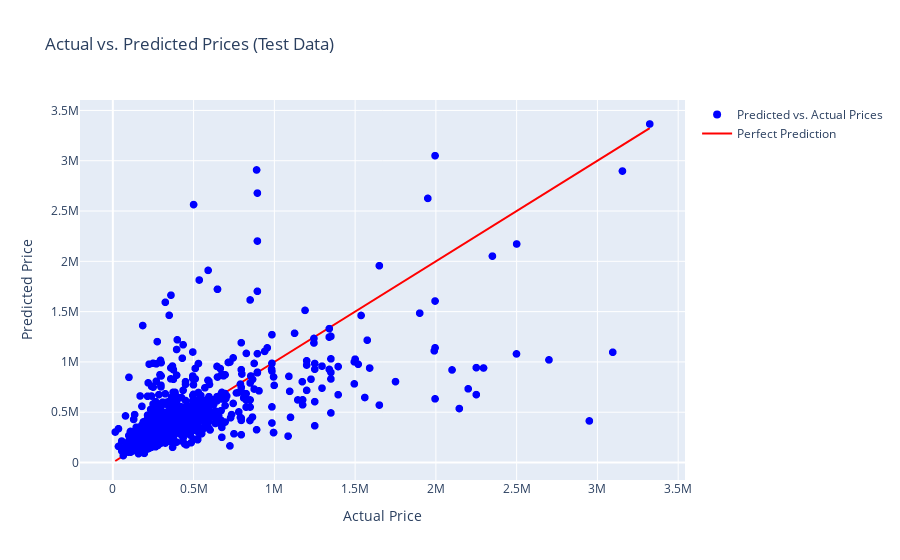
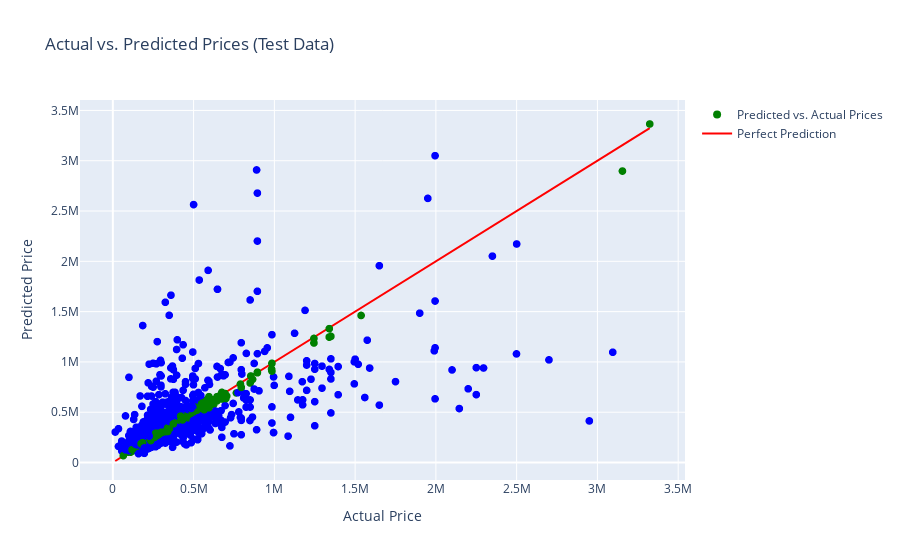

The code cell stored with these charts, in order, in its notebook:
### Markdown cell above
### 5. Try a non-linear model: XGboost

### Code cell
import os
import pandas as pd
import numpy as np
import xgboost as xgb
from sklearn.model_selection import train_test_split, cross_val_score
from sklearn.metrics import mean_squared_error
import plotly.graph_objects as go

X = df_apt.drop(columns='Price')
y = df_apt.Price.to_numpy().reshape(-1, 1)

# Split the data into training and testing sets
X_train, X_test, y_train, y_test = train_test_split(X, y, test_size=0.2, random_state=123)

# Initialize and train the XGBoost regression model
xgb_model = xgb.XGBRegressor(booster='gbtree', objective="reg:squarederror", random_state=123, n_estimators=2000, learning_rate=0.02, max_depth=6)
xgb_model.fit(X_train, y_train)

# Evaluate the model on training and testing data
print("Training R-squared score:", xgb_model.score(X_train, y_train))
print("Testing R-squared score:", xgb_model.score(X_test, y_test))

# Make predictions on the test set
y_pred = xgb_model.predict(X_test)

# Calculate the mean squared error
mse = mean_squared_error(y_true=y_test, y_pred=y_pred)
print("Mean Squared Error:", mse)

# Perform cross-validation and compute mean and standard deviation of R-squared scores
cv_scores = cross_val_score(xgb_model, X_train, y_train, cv=5, scoring='r2')
print("Cross-validation R2 scores:", cv_scores)
mean_cv_score = np.mean(cv_scores)
std_cv_score = np.std(cv_scores)
print("Mean cross-validation R2 score:", mean_cv_score)
print("Standard deviation of cross-validation R2 scores:", std_cv_score)

fig = go.Figure()

# Add actual prices and predicted prices as scatter plot traces
fig.add_trace(go.Scattergl(x=y_test.flatten(),
                           y=y_pred,
                           mode='markers',
                           marker=dict(color='blue', size=8),
                           name='Predicted vs. Actual Prices',
                           text=[f'Data Point Index: {i}' for i in np.arange(len(y_test))],
                           hoverinfo='text+x+y'))

# Add a 1:1 line (y=x) to indicate perfect predictions
diagonal_line = go.Scatter(x=[min(y_test.flatten()), max(y_test.flatten())],
                           y=[min(y_test.flatten()), max(y_test.flatten())],
                           mode='lines',
                           line=dict(color='red', dash='solid'),
                           name='Perfect Prediction')

fig.add_trace(diagonal_line)

# Update layout
fig.update_layout(title='Actual vs. Predicted Prices (Test Data)',
                  xaxis_title='Actual Price',
                  yaxis_title='Predicted Price',
                  showlegend=True,
                  hovermode='closest'
                 )

# Show the interactive plot
fig.show()

# Save the plot as an interactive HTML file in the "output" folder
output_folder = 'output'
if not os.path.exists(output_folder):
    os.makedirs(output_folder)

output_file_path = os.path.join(output_folder, 'xgboost_actual_vs_predicted_scatterplot.html')
fig.write_html(output_file_path)

print(f"Interactive scatter plot saved as an HTML at: {output_file_path}")
# Calculate the absolute difference between the price and the predicted price
absolute_difference = abs(y_test.flatten() - y_pred)

# Create a list to store the colors for the dots based on the condition
dot_colors = ['green' if diff < 0.1 * price else 'blue' for price, diff in zip(y_test.flatten(), absolute_difference)]

# Create an interactive scatter plot of actual prices vs. predicted prices
fig = go.Figure()

# Add actual prices and predicted prices as scatter plot traces with custom colors
fig.add_trace(go.Scattergl(x=y_test.flatten(),
                           y=y_pred,
                           mode='markers',
                           marker=dict(color=dot_colors, size=8),
                           name='Predicted vs. Actual Prices',
                           text=[f'Data Point Index: {i}' for i in np.arange(len(y_test))],
                           hoverinfo='text+x+y'))

# Add a 1:1 line (y=x) to indicate perfect predictions
diagonal_line = go.Scatter(x=[min(y_test.flatten()), max(y_test.flatten())],
                           y=[min(y_test.flatten()), max(y_test.flatten())],
                           mode='lines',
                           line=dict(color='red', dash='solid'),
                           name='Perfect Prediction')

fig.add_trace(diagonal_line)

# Update layout
fig.update_layout(title='Actual vs. Predicted Prices (Test Data)',
                  xaxis_title='Actual Price',
                  yaxis_title='Predicted Price',
                  showlegend=True,
                  hovermode='closest'
                 )

# Show the interactive plot
fig.show()

# Save the plot as an interactive HTML file in the "output" folder
output_folder = 'output'
if not os.path.exists(output_folder):
    os.makedirs(output_folder)

output_file_path = os.path.join(output_folder, 'xgboost_actual_vs_predicted_scatterplot_green.html')
fig.write_html(output_file_path)

print(f"Interactive scatter plot saved as an HTML at: {output_file_path}")

### Figure 1 — Plotly figure (JSON) as saved in the notebook; plotly's stock layout.template omitted (floating-point values rounded to 4 significant figures; data arrays with more than 128 entries replaced by an {"elided": "..."} marker saying what was removed)
{"data": [{"hoverinfo": "text+x+y", "marker": {"color": "blue", "size": 8}, "mode": "markers", "name": "Predicted vs. Actual Prices", "text": {"elided": "1250 str values"}, "type": "scattergl", "x": {"elided": "1250 int values"}, "y": {"elided": "1250 float values"}}, {"line": {"color": "red", "dash": "solid"}, "mode": "lines", "name": "Perfect Prediction", "type": "scatter", "x": [15000, 3324000], "y": [15000, 3324000]}], "layout": {"hovermode": "closest", "showlegend": true, "title": {"text": "Actual vs. Predicted Prices (Test Data)"}, "xaxis": {"title": {"text": "Actual Price"}}, "yaxis": {"title": {"text": "Predicted Price"}}}}

### Figure 2 — Plotly figure (JSON) as saved in the notebook; plotly's stock layout.template omitted (floating-point values rounded to 4 significant figures; data arrays with more than 128 entries replaced by an {"elided": "..."} marker saying what was removed)
{"data": [{"hoverinfo": "text+x+y", "marker": {"color": {"elided": "1250 str values"}, "size": 8}, "mode": "markers", "name": "Predicted vs. Actual Prices", "text": {"elided": "1250 str values"}, "type": "scattergl", "x": {"elided": "1250 int values"}, "y": {"elided": "1250 float values"}}, {"line": {"color": "red", "dash": "solid"}, "mode": "lines", "name": "Perfect Prediction", "type": "scatter", "x": [15000, 3324000], "y": [15000, 3324000]}], "layout": {"hovermode": "closest", "showlegend": true, "title": {"text": "Actual vs. Predicted Prices (Test Data)"}, "xaxis": {"title": {"text": "Actual Price"}}, "yaxis": {"title": {"text": "Predicted Price"}}}}
